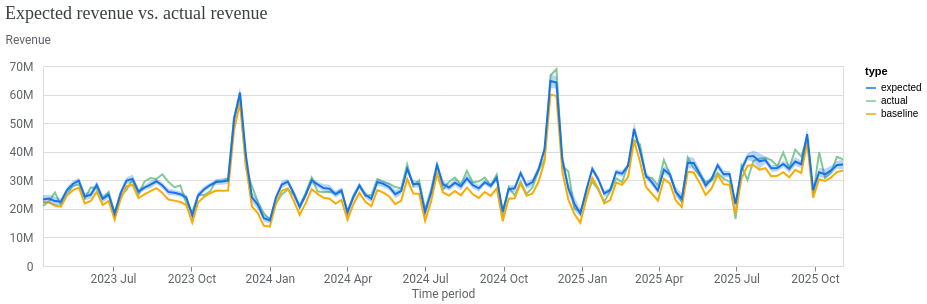

Notebook source saved alongside this figure:
### Code cell
model_fit = visualizer.ModelFit(mmm)

fig = model_fit.plot_model_fit()
fig = fig.properties(width=800, height=200) 
fig

### Figure 1 — Vega-Lite specification as saved in the notebook (floating-point values rounded to 4 significant figures; data arrays with more than 128 entries replaced by an {"elided": "..."} marker saying what was removed)
{"config": {"view": {"continuousWidth": 300, "continuousHeight": 300}, "axis": {"labelColor": "#5F6368", "labelFont": "Roboto", "labelFontSize": 12, "titleColor": "#5F6368", "titleFont": "Roboto", "titleFontSize": 12, "titleFontWeight": "normal"}}, "layer": [{"mark": {"type": "line"}, "encoding": {"color": {"field": "type", "scale": {"domain": ["expected", "actual", "baseline"], "range": ["#1A73E8", "#81C995", "#F9AB00"]}, "type": "nominal"}, "x": {"axis": {"domainColor": "#DADCE0", "format": "%Y %b", "grid": false, "tickCount": 8}, "field": "time", "title": "Time period", "type": "temporal"}, "y": {"axis": {"domain": false, "labelExpr": "replace(format(datum.value, '.3~s'), 'G', 'B')", "labelPadding": 10, "tickCount": 5, "ticks": false, "titleAlign": "left", "titleAngle": 0, "titleY": -20}, "field": "mean", "title": "Revenue", "type": "quantitative"}}}, {"mark": {"type": "area", "opacity": 0.3}, "encoding": {"color": {"field": "type", "legend": null, "scale": {"domain": ["expected"], "range": ["#1A73E8"]}, "type": "nominal"}, "x": {"field": "time", "type": "temporal"}, "y": {"field": "ci_hi", "type": "quantitative"}, "y2": {"field": "ci_lo"}}}], "data": {"name": "data-3f44f9f4124668afbf74078da929f8b6"}, "height": 200, "resolve": {"scale": {"color": "independent"}}, "title": {"text": "Expected revenue vs. actual revenue", "anchor": "start", "color": "#3C4043", "font": "Google Sans Display", "fontSize": 18, "fontWeight": "normal", "offset": 10}, "width": 800, "$schema": "https://vega.github.io/schema/vega-lite/v6.1.0.json", "datasets": {"data-3f44f9f4124668afbf74078da929f8b6": {"elided": "405 records"}}}
